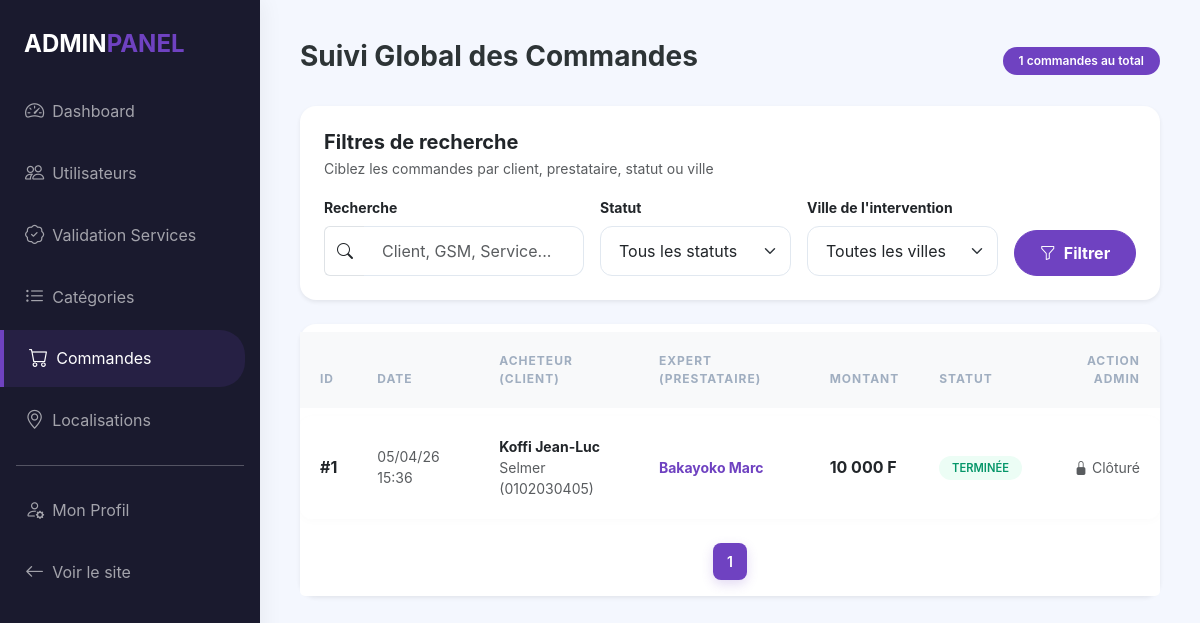
The app's page /admin/commandes.php (signed in) with its own data.
### tables this page shows
CREATE TABLE `Commande` (
  `id_commande` int NOT NULL,
  `date_commande` datetime DEFAULT CURRENT_TIMESTAMP,
  `montant_total` decimal(10,2) NOT NULL,
  `statut` varchar(50) DEFAULT 'En attente',
  `id_utilisateur` int NOT NULL,
  `id_quartier` int NOT NULL
);

CREATE TABLE `Utilisateur` (
  `id_utilisateur` int NOT NULL,
  `nom_utilisateur` varchar(100) NOT NULL,
  `prenom_utilisateur` varchar(150) NOT NULL,
  `email_utilisateur` varchar(150) NOT NULL,
  `password_utilisateur` varchar(255) NOT NULL,
  `tel_utilisateur` varchar(20) DEFAULT NULL,
  `est_client` tinyint(1) DEFAULT '1',
  `est_prestataire` tinyint(1) DEFAULT '0',
  `est_admin` tinyint(1) DEFAULT '0',
  `is_validated` tinyint(1) DEFAULT '0',
  `date_inscription` datetime DEFAULT CURRENT_TIMESTAMP,
  `id_quartier` int DEFAULT NULL
);

CREATE TABLE `Quartier` (
  `id_quartier` int NOT NULL,
  `nom_quartier` varchar(100) NOT NULL,
  `id_ville` int NOT NULL
);

### admin/commandes.php (the view, shortened to what this page needs)
<?php
require_once("../includes/db.php");
$limite = 10;
$page = isset($_GET['page']) && (int)$_GET['page'] > 0 ? (int)$_GET['page'] : 1;
$debut = ($page - 1) * $limite;
$statut_filtre = isset($_GET['statut']) ? securisation($_GET['statut']) : '';
$recherche = isset($_GET['recherche']) ? securisation($_GET['recherche']) : '';
$ville_filtre = isset($_GET['id_ville']) ? (int)$_GET['id_ville'] : 0;
$where = " WHERE 1=1";
$params = [];
$sql_count = "SELECT COUNT(DISTINCT c.id_commande) as total
              FROM Commande c
              JOIN Utilisateur u_client ON c.id_utilisateur = u_client.id_utilisateur
              JOIN Quartier q ON c.id_quartier = q.id_quartier
              JOIN Ville v ON q.id_ville = v.id_ville
              LEFT JOIN Cibler cb ON c.id_commande = cb.id_commande
              LEFT JOIN Prestation p ON cb.id_prestation = p.id_prestation
              LEFT JOIN Utilisateur u_prest ON p.id_utilisateur = u_prest.id_utilisateur" . $where;
$stmt_count = $conn->prepare($sql_count);
$stmt_count->execute($params);
$total_elements = $stmt_count->fetch(PDO::FETCH_ASSOC)['total'];
$total_pages = ceil($total_elements / $limite);
$sql = "SELECT c.*,
               u_client.nom_utilisateur as client_nom, u_client.prenom_utilisateur as client_prenom, u_client.tel_utilisateur as client_tel,
               MAX(u_prest.nom_utilisateur) as prest_nom, MAX(u_prest.prenom_utilisateur) as prest_prenom,
               q.nom_quartier, v.nom_ville
        FROM Commande c
        JOIN Utilisateur u_client ON c.id_utilisateur = u_client.id_utilisateur
        JOIN Quartier q ON c.id_quartier = q.id_quartier
        JOIN Ville v ON q.id_ville = v.id_ville
        LEFT JOIN Cibler cb ON c.id_commande = cb.id_commande
        LEFT JOIN Prestation p ON cb.id_prestation = p.id_prestation
        LEFT JOIN Utilisateur u_prest ON p.id_utilisateur = u_prest.id_utilisateur"
        . $where .
        " GROUP BY c.id_commande
        ORDER BY FIELD(c.statut, 'En attente', 'Confirmée', 'Terminée', 'Annulée'), c.date_commande DESC
        LIMIT $limite OFFSET $debut";
$stmt = $conn->prepare($sql);
$stmt->execute($params);
$commandes = $stmt->fetchAll(PDO::FETCH_ASSOC);
?>
<!DOCTYPE html>
<html lang="fr">
<head>
    <link href="https://cdn.jsdelivr.net/npm/bootstrap@5.3.0/dist/css/bootstrap.min.css" rel="stylesheet">
    <link rel="stylesheet" href="https://cdn.jsdelivr.net/npm/bootstrap-icons@1.11.0/font/bootstrap-icons.css">
    <link rel="stylesheet" href="assets/css/style.css">
</head>
<body>
<?php include("includes/barre_laterale.php") ?>
    <div class="main-content">
        <div class="d-flex justify-content-between align-items-center mb-4">
            <h2 class="fw-bold h3">Suivi Global des Commandes</h2>
            <div class="d-flex gap-2">
                <span class="badge bg-primary rounded-pill px-3 py-2"><?php echo $total_elements; ?> commandes au total</span>
            </div>
        </div>
        <div class="card border-0 shadow-sm mb-4 rounded-4">
            <div class="card-body p-4">
                <div class="mb-3">
                    <h5 class="fw-bold mb-1">Filtres de recherche</h5>
                    <p class="text-muted small">Ciblez les commandes par client, prestataire, statut ou ville</p>
                </div>
                <form action="" method="GET" class="row g-3">
                    <div class="col-md-4">
                        <label class="form-label small fw-bold">Recherche</label>
                        <div class="input-group">
                            <span class="input-group-text bg-transparent border-end-0"><i class="bi bi-search"></i></span>
                            <input type="text" name="recherche" class="form-control border-start-0" placeholder="Client, GSM, Service..." value="<?php echo $recherche; ?>">
                        </div>
                    </div>
                    <div class="col-md-3">
                        <label class="form-label small fw-bold">Statut</label>
                        <select name="statut" class="form-select">
                            <option value="">Tous les statuts</option>
                        </select>
                    </div>
                    <div class="col-md-3">
                        <label class="form-label small fw-bold">Ville de l'intervention</label>
                        <select name="id_ville" class="form-select">
                            <option value="0">Toutes les villes</option>
                        </select>
                    </div>
                    <div class="col-md-2 d-flex align-items-end">
                        <button type="submit" class="btn btn-primary w-100 rounded-pill fw-bold">
                            <i class="bi bi-funnel me-2"></i>Filtrer
                        </button>
                    </div>
                </form>
            </div>
        </div>
        <div class="card border-0 shadow-sm rounded-4 overflow-hidden">
            <div class="table-responsive">
                <table class="table align-middle table-hover mb-0">
                    <thead class="bg-light text-uppercase small fw-bold">
                        <tr>
                            <th class="ps-4">ID</th>
                            <th>Date</th>
                            <th>Acheteur (Client)</th>
                            <th>Expert (Prestataire)</th>
                            <th>Montant</th>
                            <th>Statut</th>
                            <th class="text-end pe-4">Action Admin</th>
                        </tr>
                    </thead>
                    <tbody>
                        <?php foreach ($commandes as $c): ?>
                        <tr>
                            <td class="ps-4 fw-bold">#<?php echo $c['id_commande']; ?></td>
                            <td class="small text-muted"><?php echo date('d/m/y H:i', strtotime($c['date_commande'])); ?></td>
                            <td>
                                <div class="fw-bold small"><?php echo $c['client_nom'] . ' ' . $c['client_prenom']; ?></div>
                                <div class="text-muted small"><?php echo $c['nom_quartier']; ?> (<?php echo $c['client_tel']; ?>)</div>
                            </td>
                            <td>
                                <?php if ($c['prest_nom']): ?>
                                    <span class="small fw-bold text-primary"><?php echo $c['prest_nom'] . ' ' . $c['prest_prenom']; ?></span>
                                <?php else: ?>
                                    <span class="badge bg-light text-dark fw-normal opacity-50">Non assigné</span>
                                <?php endif; ?>
                            </td>
                            <td class="fw-bold text-dark"><?php echo number_format($c['montant_total'], 0, ',', ' '); ?> F</td>
                            <td>
                                <?php
                                $class = "bg-warning-subtle text-warning";
                                if ($c['statut'] == 'Terminée') $class = "bg-success-subtle text-success";
                                ?>
                                <span class="badge badge-status <?php echo $class; ?> rounded-pill"><?php echo $c['statut']; ?></span>
                            </td>
                            <td class="text-end pe-4">
                                <?php if ($c['statut'] != 'Terminée' && $c['statut'] != 'Annulée'): ?>
                                    <form action="" method="POST" class="d-inline">
                                        <input type="hidden" name="id_commande" value="<?php echo $c['id_commande']; ?>">
                                        <div class="d-flex gap-1 justify-content-end">
                                            <select name="statut" class="form-select form-select-sm rounded-pill w-auto" style="font-size: 0.7rem;">
                                                <option value="" disabled selected>Action...</option>
                                                <option value="Terminée">Forcer Terminée</option>
                                                <option value="Annulée">Annuler Commande</option>
                                            </select>
                                            <button type="submit" name="update_statut" class="btn btn-primary btn-sm rounded-circle" title="Vérifier et mettre à jour">
                                                <i class="bi bi-check-lg"></i>
                                            </button>
                                        </div>
                                    </form>
                                <?php else: ?>
                                    <span class="text-muted small"><i class="bi bi-lock-fill"></i> Clôturé</span>
                                <?php endif; ?>
                            </td>
                        </tr>
                        <?php endforeach; ?>
                    </tbody>
                </table>
            </div>
            <div class="card-footer bg-white py-3 border-0">
                <nav>
                    <ul class="pagination pagination-sm mb-0 justify-content-center">
                        <?php for($i = 1; $i <= $total_pages; $i++): ?>
                        <li class="page-item <?php echo ($i == $page) ? 'active' : ''; ?>">
                            <a class="page-link rounded-pill mx-1" href="?page=<?php echo $i; ?>&statut=<?php echo $statut_filtre; ?>&recherche=<?php echo $recherche; ?>&id_ville=<?php echo $ville_filtre; ?>"><?php echo $i; ?></a>
                        </li>
                        <?php endfor; ?>
                    </ul>
                </nav>
            </div>
        </div>
    </div>
</body>
</html>

### admin/assets/css/style.css (style rules this page uses)
:root { --sidebar-width: 260px; --primary-color: #6f42c1; --primary-hover: #59359a; --bs-primary: #6f42c1; --bs-primary-rgb: 111, 66, 193; --bg-light: #f4f7fe; --card-shadow: 0 10px 30px rgba(0, 0, 0, 0.05); --transition: all 0.3s cubic-bezier(0.4, 0, 0.2, 1); }
.btn-primary { background-color: var(--primary-color) !important; border-color: var(--primary-color) !important; border-radius: 50px !important; padding: 10px 24px; transition: var(--transition); }
.text-primary { color: var(--primary-color) !important; }
.bg-primary { background-color: var(--primary-color) !important; }
body { background-color: var(--bg-light); font-family: 'Inter', system-ui, -apple-system, sans-serif; color: #2d3436; }
.main-content { margin-left: var(--sidebar-width); padding: 40px; }
.card { border-radius: 16px !important; border: none !important; box-shadow: var(--card-shadow); transition: var(--transition); position: relative; z-index: 1; overflow: visible !important; }
.form-control, .form-select { border-radius: 12px; padding: 12px 18px; border: 1px solid #e1e8f0; transition: var(--transition); }
.table { border-collapse: separate; border-spacing: 0 8px; background-color: transparent !important; }
.table thead th { background-color: transparent !important; border: none; text-transform: uppercase; font-size: 0.75rem; letter-spacing: 1px; color: #a0aec0; padding: 20px !important; }
.table tbody tr { background-color: white !important; box-shadow: 0 2px 10px rgba(0, 0, 0, 0.02); border-radius: 12px; transition: var(--transition); }
.table tbody td { padding: 20px !important; border: none !important; }
.table tbody td:first-child { border-top-left-radius: 12px; border-bottom-left-radius: 12px; }
.table tbody td:last-child { border-top-right-radius: 12px; border-bottom-right-radius: 12px; }
.badge { padding: 8px 14px; border-radius: 8px; font-weight: 600; font-size: 0.75rem; }
.bg-success-subtle { background-color: #ecfdf5 !important; color: #059669 !important; }
.pagination .page-link { border: none; border-radius: 8px !important; margin: 0 4px; color: #718096; font-weight: 600; padding: 8px 14px; transition: var(--transition); background: transparent; }
.pagination .page-item.active .page-link { background-color: var(--primary-color) !important; color: white !important; box-shadow: 0 4px 12px rgba(111, 66, 193, 0.2); }
.badge-status { text-transform: uppercase; font-size: 0.7rem; padding: 0.4rem 0.8rem; }

### records on screen
commande: id_commande "1", date_commande "05/04/26 15:36", id_utilisateur.nom_utilisateur "Koffi", id_utilisateur.prenom_utilisateur "Jean-Luc", id_quartier.nom_quartier "Selmer", id_utilisateur.tel_utilisateur "0102030405", prest_nom "Bakayoko", prest_prenom "Marc", montant_total "10 000", statut "TERMINÉE", shows "Clôturé"

### other values on screen
$total_elements "1"
